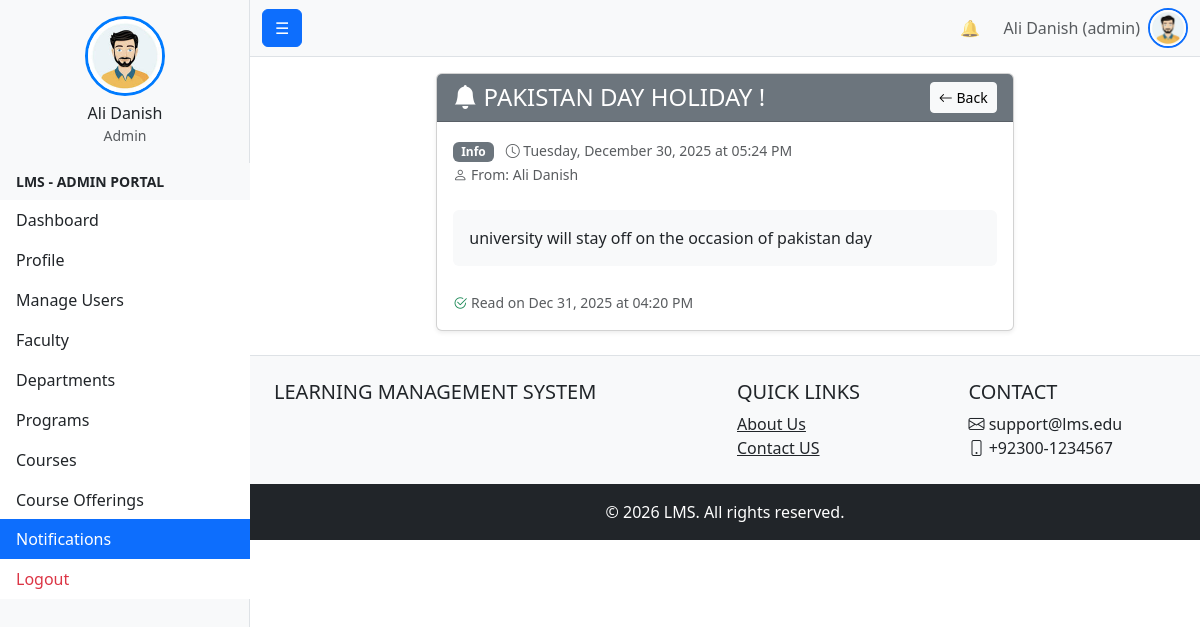
The app's page /public/notification/view_notification.php?id=1 (signed in) with its own data.
### tables this page shows
CREATE TABLE `users` (
  `id` int(11) NOT NULL,
  `first_name` varchar(100) NOT NULL,
  `last_name` varchar(100) NOT NULL,
  `full_name` varchar(201) GENERATED ALWAYS AS (concat(`first_name`,' ',`last_name`)) STORED,
  `email` varchar(255) DEFAULT NULL,
  `contact_number` varchar(20) DEFAULT NULL,
  `profile_image` varchar(255) DEFAULT NULL COMMENT 'Stores profile image filename (stored in /public/uploads/profiles/)',
  `campus_id` int(11) DEFAULT NULL,
  `gender` enum('male','female','other') DEFAULT NULL,
  `cnic` varchar(15) DEFAULT NULL,
  `date_of_birth` date DEFAULT NULL,
  `address` text DEFAULT NULL,
  `password_hash` varchar(255) NOT NULL,
  `user_code` varchar(255) NOT NULL,
  `status` enum('active','inactive','suspended') NOT NULL DEFAULT 'active',
  `is_deleted` tinyint(1) NOT NULL DEFAULT 0,
  `created_at` timestamp NOT NULL DEFAULT current_timestamp(),
  `updated_at` timestamp NOT NULL DEFAULT current_timestamp() ON UPDATE current_timestamp(),
  `last_login_at` datetime DEFAULT NULL
);

CREATE TABLE `roles` (
  `role_id` int(11) NOT NULL,
  `role_name` enum('student','faculty','admin','student_affairs','examination','admission','accounts') NOT NULL
);

CREATE TABLE `user_notification` (
  `user_id` int(11) NOT NULL,
  `notification_id` int(11) NOT NULL,
  `is_read` tinyint(1) NOT NULL DEFAULT 0,
  `read_at` datetime DEFAULT NULL
);

CREATE TABLE `notification` (
  `notification_id` int(11) NOT NULL,
  `title` varchar(150) NOT NULL,
  `message` text NOT NULL,
  `notification_type` enum('info','warning','alert','assignment','exam','system') NOT NULL DEFAULT 'info',
  `is_general` tinyint(1) NOT NULL DEFAULT 0,
  `scheduled_at` datetime DEFAULT NULL,
  `created_by` int(11) DEFAULT NULL,
  `created_at` timestamp NOT NULL DEFAULT current_timestamp(),
  `updated_at` timestamp NOT NULL DEFAULT current_timestamp() ON UPDATE current_timestamp()
);

### config.php (called while the page is built, shortened)
<?php
function url(string $path = ''): string {
    return rtrim(BASE_URL, '/') . '/' . ltrim($path, '/');
}

### public/notification/view_notification.php (the view, shortened to what this page needs)
<?php
require_once $_SERVER['DOCUMENT_ROOT'] . '/project1/bootstrap.php';
$notification_id = intval($_GET['id']);
$user_id = $_SESSION['user_id'];
$sql = "
    SELECT
        n.*,
        un.is_read,
        un.read_at,
        u.full_name as created_by_name
    FROM notification n
    JOIN user_notification un ON n.notification_id = un.notification_id
    LEFT JOIN users u ON n.created_by = u.id
    WHERE n.notification_id = ? AND un.user_id = ?
";
$stmt = $conn->prepare($sql);
$stmt->bind_param('ii', $notification_id, $user_id);
$stmt->execute();
$notification = $stmt->get_result()->fetch_assoc();
?>
<div class="container-fluid">
    <div class="row">
        <div class="col-lg-8 mx-auto">
            <div class="card shadow-sm">
                <div class="card-header bg-<?=
                    $notification['notification_type'] === 'alert' ? 'danger' :
                    ($notification['notification_type'] === 'warning' ? 'warning' :
                    ($notification['notification_type'] === 'assignment' ? 'primary' :
                    ($notification['notification_type'] === 'exam' ? 'info' : 'secondary')))
                ?> text-white">
                    <div class="d-flex justify-content-between align-items-center">
                        <h4 class="mb-0">
                            <i class="bi bi-bell-fill"></i>
                            <?= htmlspecialchars($notification['title']) ?>
                        </h4>
                        <a href="notification_list.php" class="btn btn-light btn-sm">
                            <i class="bi bi-arrow-left"></i> Back
                        </a>
                    </div>
                </div>
                <div class="card-body">
                    <div class="mb-4">
                        <span class="badge bg-<?=
                            $notification['notification_type'] === 'alert' ? 'danger' :
                            ($notification['notification_type'] === 'warning' ? 'warning' :
                            ($notification['notification_type'] === 'assignment' ? 'primary' :
                            ($notification['notification_type'] === 'exam' ? 'info' : 'secondary')))
                        ?> me-2">
                            <?= ucfirst($notification['notification_type']) ?>
                        </span>
                        <small class="text-muted">
                            <i class="bi bi-clock"></i>
                            <?= date('l, F d, Y \a\t h:i A', strtotime($notification['created_at'])) ?>
                        </small>
                        <?php if ($notification['created_by_name']): ?>
                            <br>
                            <small class="text-muted">
                                <i class="bi bi-person"></i>
                                From: <?= htmlspecialchars($notification['created_by_name']) ?>
                            </small>
                        <?php endif; ?>
                    </div>
                    <div class="notification-message p-3 bg-light rounded">
                        <?= nl2br(htmlspecialchars($notification['message'])) ?>
                    </div>
                    <?php if ($notification['read_at']): ?>
                        <div class="mt-4 text-muted">
                            <small>
                                <i class="bi bi-check2-circle text-success"></i>
                                Read on <?= date('M d, Y \a\t h:i A', strtotime($notification['read_at'])) ?>
                            </small>
                        </div>
                    <?php endif; ?>
                </div>
            </div>
        </div>
    </div>
</div>
<?php
require_once '../../templates/layout/master_base.php';
?>

### templates/layout/navbar.php (shortened to what this page needs)
<?php
require_once $_SERVER['DOCUMENT_ROOT'].'/project1/bootstrap.php';
$name = 'Guest';
$role = 'guest';
$profile_image_url = url('public/male_avatar.jpeg');
if (isset($_SESSION['user_id'])) {
    $user_id = $_SESSION['user_id'];
    $stmt = $conn->prepare("
        SELECT u.full_name, r.role_name
        FROM users u
        LEFT JOIN user_roles ur ON u.id = ur.user_id
        LEFT JOIN roles r ON ur.role_id = r.role_id
        WHERE u.id = ?
        LIMIT 1
    ");
    $stmt->bind_param('i', $user_id);
    $stmt->execute();
    $result = $stmt->get_result();
    if ($row = $result->fetch_assoc()) {
        $name = $row['full_name'];
        $role = $row['role_name'] ?? 'guest';
    }
} else {
    $unread_count = 0;
    $notifications = [];
}
?>
<nav class="navbar navbar-expand-lg navbar-light bg-light border-bottom">
    <div class="container-fluid">
        <button class="btn btn-primary " id="sidebarToggle">☰</button>
        <div class="collapse navbar-collapse" id="navbarNav">
            <ul class="navbar-nav ms-auto align-items-center">
                <li class="nav-item dropdown me-3">
                    <a class="nav-link position-relative" href="#" id="notificationDropdown" role="button"
                       data-bs-toggle="dropdown" aria-expanded="false" title="Notifications">
                        🔔
                    </a>
                </li>
                <li class="nav-item me-2">
                    <span class="text-muted"><?= htmlspecialchars($name) ?> (<?= htmlspecialchars($role) ?>)</span>
                </li>
                <li class="nav-item dropdown">
                    <a class="nav-link p-0" href="#" id="userDropdown" role="button" data-bs-toggle="dropdown" aria-expanded="false" title="Profile Menu">
                        <img src="<?= $profile_image_url ?>" alt="Profile" class="rounded-circle border border-2 border-primary" style="width: 40px; height: 40px; object-fit: cover; cursor: pointer;">
                    </a>
                </li>
            </ul>
        </div>
    </div>
</nav>

### records on screen
users: full_name "Ali Danish", roles.role_name "admin"
user_notification: notification.title "PAKISTAN DAY HOLIDAY !", notification.notification_type "Info", notification.created_at "Tuesday, December 30, 2025 at 05:24 PM", user.full_name "Ali Danish", notification.message "university will stay off on the occasion of pakistan day", read_at "Dec 31, 2025 at 04:20 PM"

### other values on screen
$name "Ali Danish"
$role "Admin"
$role "ADMIN"
$label "Dashboard"
$label "Profile"
$label "Manage Users"
$label "Faculty"
$label "Departments"
$label "Programs"
$label "Courses"
$label "Course Offerings"
$label "Notifications"
